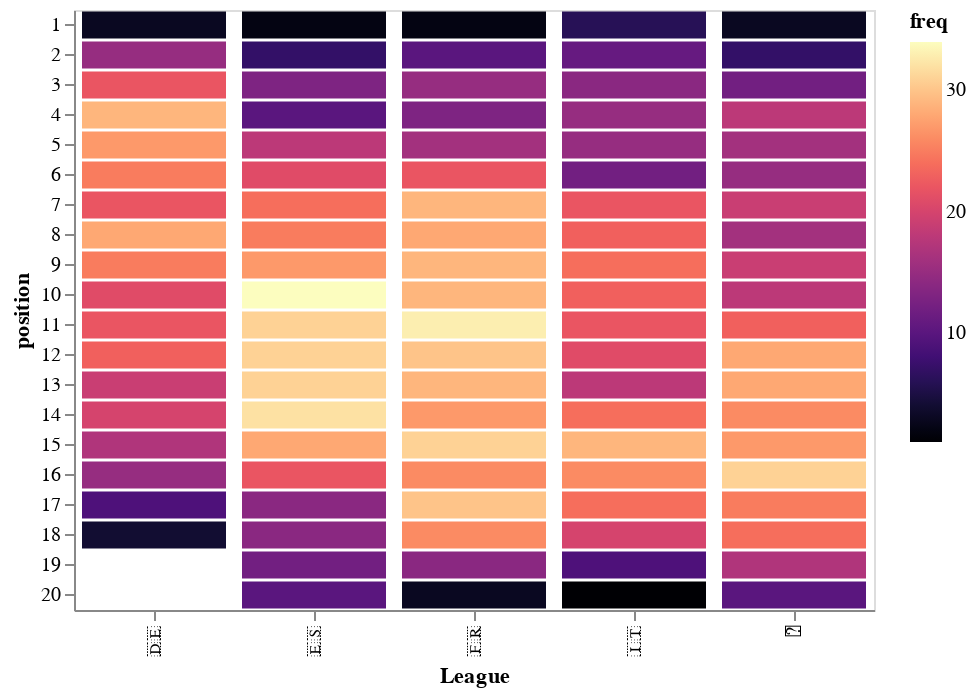

The notebook cell this image was saved under:
### Code cell
#final_data['type']=pd.cut(final_data.index,6, labels=range(0,6))
alt.Chart(final_data).mark_bar().encode(
    x='League:O',
    y='position:O',
    color=alt.Color('freq:Q', scale=alt.Scale(scheme="magma"))
    #column='League:O'
)

### Figure 1 — Vega-Lite specification as saved in the notebook (floating-point values rounded to 4 significant figures)
{"$schema": "https://vega.github.io/schema/vega-lite/v3.4.0.json", "config": {"mark": {"tooltip": null}, "view": {"height": 300, "width": 400}}, "data": {"name": "data-b4f7585f1bc81dbfed5049da869b9604"}, "datasets": {"data-b4f7585f1bc81dbfed5049da869b9604": [{"League": "🇫🇷", "freq": 2, "jensen": 1, "position": 1}, {"League": "🇫🇷", "freq": 10, "jensen": 2, "position": 2}, {"League": "🇫🇷", "freq": 15, "jensen": 2, "position": 3}, {"League": "🇫🇷", "freq": 13, "jensen": 2, "position": 4}, {"League": "🇫🇷", "freq": 16, "jensen": 3, "position": 5}, {"League": "🇫🇷", "freq": 22, "jensen": 3, "position": 6}, {"League": "🇫🇷", "freq": 29, "jensen": 3, "position": 7}, {"League": "🇫🇷", "freq": 28, "jensen": 3, "position": 8}, {"League": "🇫🇷", "freq": 29, "jensen": 3, "position": 9}, {"League": "🇫🇷", "freq": 29, "jensen": 3, "position": 10}, {"League": "🇫🇷", "freq": 33, "jensen": 3, "position": 11}, {"League": "🇫🇷", "freq": 30, "jensen": 3, "position": 12}, {"League": "🇫🇷", "freq": 29, "jensen": 3, "position": 13}, {"League": "🇫🇷", "freq": 27, "jensen": 4, "position": 14}, {"League": "🇫🇷", "freq": 31, "jensen": 4, "position": 15}, {"League": "🇫🇷", "freq": 26, "jensen": 4, "position": 16}, {"League": "🇫🇷", "freq": 30, "jensen": 4, "position": 17}, {"League": "🇫🇷", "freq": 26, "jensen": 4, "position": 18}, {"League": "🇫🇷", "freq": 14, "jensen": 4, "position": 19}, {"League": "🇫🇷", "freq": 3, "jensen": 4, "position": 20}, {"League": "🏴", "freq": 3, "jensen": 1, "position": 1}, {"League": "🏴", "freq": 7, "jensen": 2, "position": 2}, {"League": "🏴", "freq": 12, "jensen": 2, "position": 3}, {"League": "🏴", "freq": 18, "jensen": 2, "position": 4}, {"League": "🏴", "freq": 16, "jensen": 2, "position": 5}, {"League": "🏴", "freq": 15, "jensen": 2, "position": 6}, {"League": "🏴", "freq": 19, "jensen": 3, "position": 7}, {"League": "🏴", "freq": 16, "jensen": 3, "position": 8}, {"League": "🏴", "freq": 19, "jensen": 3, "position": 9}, {"League": "🏴", "freq": 18, "jensen": 3, "position": 10}, {"League": "🏴", "freq": 23, "jensen": 3, "position": 11}, {"League": "🏴", "freq": 28, "jensen": 3, "position": 12}, {"League": "🏴", "freq": 28, "jensen": 3, "position": 13}, {"League": "🏴", "freq": 26, "jensen": 3, "position": 14}, {"League": "🏴", "freq": 27, "jensen": 3, "position": 15}, {"League": "🏴", "freq": 31, "jensen": 4, "position": 16}, {"League": "🏴", "freq": 25, "jensen": 4, "position": 17}, {"League": "🏴", "freq": 24, "jensen": 4, "position": 18}, {"League": "🏴", "freq": 17, "jensen": 4, "position": 19}, {"League": "🏴", "freq": 10, "jensen": 4, "position": 20}, {"League": "🇩🇪", "freq": 3, "jensen": 1, "position": 1}, {"League": "🇩🇪", "freq": 15, "jensen": 2, "position": 2}, {"League": "🇩🇪", "freq": 22, "jensen": 2, "position": 3}, {"League": "🇩🇪", "freq": 29, "jensen": 2, "position": 4}, {"League": "🇩🇪", "freq": 27, "jensen": 2, "position": 5}, {"League": "🇩🇪", "freq": 25, "jensen": 2, "position": 6}, {"League": "🇩🇪", "freq": 22, "jensen": 2, "position": 7}, {"League": "🇩🇪", "freq": 28, "jensen": 2, "position": 8}, {"League": "🇩🇪", "freq": 25, "jensen": 3, "position": 9}, {"League": "🇩🇪", "freq": 21, "jensen": 3, "position": 10}, {"League": "🇩🇪", "freq": 22, "jensen": 3, "position": 11}, {"League": "🇩🇪", "freq": 23, "jensen": 3, "position": 12}, {"League": "🇩🇪", "freq": 19, "jensen": 3, "position": 13}, {"League": "🇩🇪", "freq": 20, "jensen": 3, "position": 14}, {"League": "🇩🇪", "freq": 17, "jensen": 3, "position": 15}, {"League": "🇩🇪", "freq": 15, "jensen": 4, "position": 16}, {"League": "🇩🇪", "freq": 9, "jensen": 4, "position": 17}, {"League": "🇩🇪", "freq": 4, "jensen": 4, "position": 18}, {"League": "🇮🇹", "freq": 6, "jensen": 1, "position": 1}, {"League": "🇮🇹", "freq": 11, "jensen": 1, "position": 2}, {"League": "🇮🇹", "freq": 14, "jensen": 2, "position": 3}, {"League": "🇮🇹", "freq": 15, "jensen": 2, "position": 4}, {"League": "🇮🇹", "freq": 15, "jensen": 2, "position": 5}, {"League": "🇮🇹", "freq": 12, "jensen": 3, "position": 6}, {"League": "🇮🇹", "freq": 22, "jensen": 3, "position": 7}, {"League": "🇮🇹", "freq": 23, "jensen": 3, "position": 8}, {"League": "🇮🇹", "freq": 24, "jensen": 3, "position": 9}, {"League": "🇮🇹", "freq": 23, "jensen": 3, "position": 10}, {"League": "🇮🇹", "freq": 22, "jensen": 4, "position": 11}, {"League": "🇮🇹", "freq": 21, "jensen": 4, "position": 12}, {"League": "🇮🇹", "freq": 18, "jensen": 4, "position": 13}, {"League": "🇮🇹", "freq": 24, "jensen": 4, "position": 14}, {"League": "🇮🇹", "freq": 29, "jensen": 4, "position": 15}, {"League": "🇮🇹", "freq": 26, "jensen": 4, "position": 16}, {"League": "🇮🇹", "freq": 24, "jensen": 4, "position": 17}, {"League": "🇮🇹", "freq": 20, "jensen": 4, "position": 18}, {"League": "🇮🇹", "freq": 9, "jensen": 4, "position": 19}, {"League": "🇮🇹", "freq": 1, "jensen": 4, "position": 20}, {"League": "🇪🇸", "freq": 2, "jensen": 1, "position": 1}, {"League": "🇪🇸", "freq": 7, "jensen": 1, "position": 2}, {"League": "🇪🇸", "freq": 13, "jensen": 1, "position": 3}, {"League": "🇪🇸", "freq": 10, "jensen": 1, "position": 4}, {"League": "🇪🇸", "freq": 18, "jensen": 2, "position": 5}, {"League": "🇪🇸", "freq": 21, "jensen": 2, "position": 6}, {"League": "🇪🇸", "freq": 24, "jensen": 2, "position": 7}, {"League": "🇪🇸", "freq": 25, "jensen": 2, "position": 8}, {"League": "🇪🇸", "freq": 27, "jensen": 3, "position": 9}, {"League": "🇪🇸", "freq": 34, "jensen": 3, "position": 10}, {"League": "🇪🇸", "freq": 31, "jensen": 3, "position": 11}, {"League": "🇪🇸", "freq": 31, "jensen": 3, "position": 12}, {"League": "🇪🇸", "freq": 31, "jensen": 3, "position": 13}, {"League": "🇪🇸", "freq": 32, "jensen": 3, "position": 14}, {"League": "🇪🇸", "freq": 28, "jensen": 3, "position": 15}, {"League": "🇪🇸", "freq": 22, "jensen": 3, "position": 16}, {"League": "🇪🇸", "freq": 14, "jensen": 3, "position": 17}, {"League": "🇪🇸", "freq": 14, "jensen": 4, "position": 18}, {"League": "🇪🇸", "freq": 12, "jensen": 4, "position": 19}, {"League": "🇪🇸", "freq": 10, "jensen": 4, "position": 20}]}, "encoding": {"color": {"field": "freq", "scale": {"scheme": "magma"}, "type": "quantitative"}, "x": {"field": "League", "type": "ordinal"}, "y": {"field": "position", "type": "ordinal"}}, "mark": "bar"}
